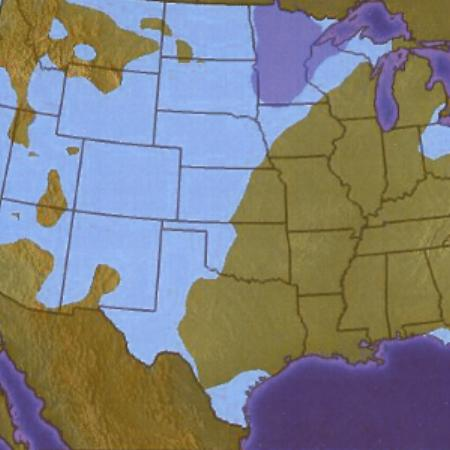
%> input picture am10_FC_am11_SE/test.jpg, 450 x 450 px
$ octave --eval "result = am6_LAB_avg('am10_FC_am11_SE/test.jpg');"   (GNU Octave 9; MATLAB toolbox functions it lacks are replaced by stand-ins)
%> lines starting %> are read from the running program, lines starting %| are printed output that depends on the picture
function [meanL,stdL,meanA,stdA,meanB,stdB] = am6_LAB_avg(filepath)
%> called with filepath = 'am10_FC_am11_SE/test.jpg'
    RGB = imread(filepath);
%> RGB is the input picture: size 450x450x3 uint8; mean R, G, B 127.7, 127.7, 127.6
    RGB= im2uint8(RGB);
    lab = rgb2lab(RGB);
%> lab: size 450x450x3 double; mean of channels 1, 2, 3 53.7, 3.4, 1.1

    L = lab(:,:,1);
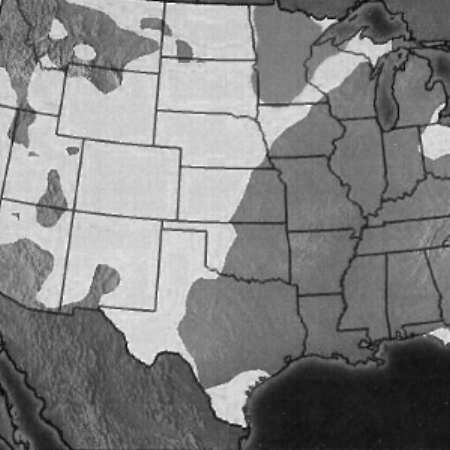
%> L: size 450x450 double; min 22.8, max 83.05, mean 53.7; drawn with min black and max white
    A = lab(:,:,2);
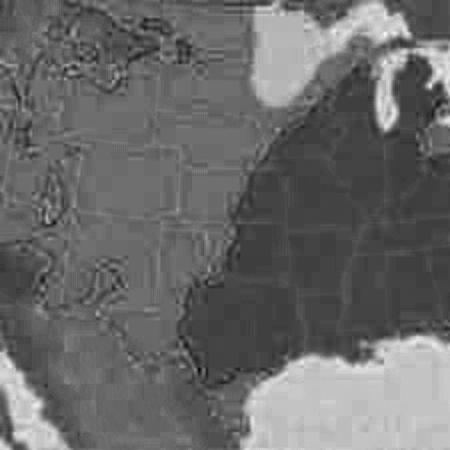
%> A: size 450x450 double; min -16.68, max 31.33, mean 3.4; drawn with min black and max white
    B = lab(:,:,3);
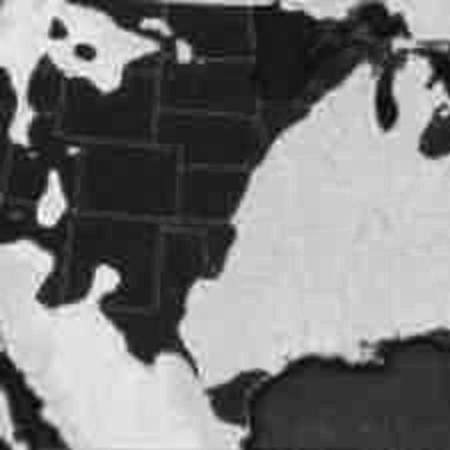
%> B: size 450x450 double; min -44.77, max 50.82, mean 1.1; drawn with min black and max white

    stdL = std2(L);
%> stdL = 13.98
    meanL = mean2(L);
%> meanL = 53.7
    stdA = std2(A);
%> stdA = 7.89
    meanA= mean2(A);
%> meanA = 3.39
    stdB= std2(B);
%> stdB = 31.23
    meanB = mean2(B);
%> meanB = 1.05
%> `result = am6_LAB_avg('am10_FC_am11_SE/test.jpg');`: result = 53.7
end
